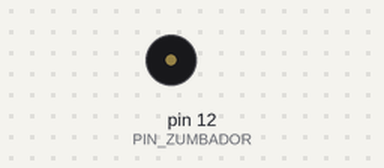
Bench run of a sketch on a simulated Arduino Uno, built with avr-gcc and run on an emulated ATmega328P. Parts: buzzer (waves = sounding).

Above: at 2.6 s.
Timing chart, 0 to 4.2 s (numbered marks = the images above):
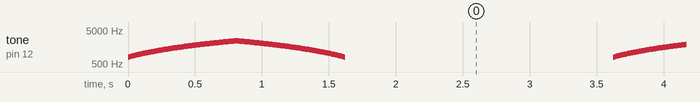

Measured:
- by itself, tone on pin 12 (PIN_ZUMBADOR): plays 800 Hz for 0.01 s, 820 Hz for 0.01 s, 840 Hz for 0.01 s, 860 Hz for 0.01 s, 880 Hz for 0.01 s, 900 Hz for 0.01 s … (5796 notes in this stretch)

The sketch:

P07b_sirena_for.ino
```cpp
/*
  P07b · Reto: sirena con "for" (solución del instructor)         Sesión 4
  ------------------------------------------------------------------
  Qué hace: el tono sube de 800 a 2400 Hz, baja de nuevo, y descansa 2 segundos.

  Conexiones: las mismas de P07b
    Zumbador PASIVO   una pata -> resistencia de 220 ohm -> pin 12 ; la otra pata -> GND

  Ideas clave:
    - Aquí el contador del "for" no cuenta vueltas: ES la frecuencia. f arranca en
      FREC_BAJA y sube de 20 en 20 hasta llegar a FREC_ALTA.
    - Para bajar se cuenta al revés: f arranca arriba, se le RESTA PASO en cada vuelta
      y el "for" sigue mientras f >= FREC_BAJA.
    - tone(pin, f) sin duración suena hasta que se llame a noTone() o se cambie la nota.
    - Cada subida o bajada tiene (2400 - 800) / 20 = 80 vueltas de 10 ms = 0,8 segundos.

  Para jugar: cambia PASO (más grande = sube a saltos), el delay(10) (más grande = más lenta)
  o los límites FREC_BAJA y FREC_ALTA.
*/

const int PIN_ZUMBADOR = 12;
const int FREC_BAJA = 800;     // Hz
const int FREC_ALTA = 2400;    // Hz
const int PASO = 20;           // Hz que cambia en cada vuelta

void setup() {
  pinMode(PIN_ZUMBADOR, OUTPUT);
}

void loop() {
  for (int f = FREC_BAJA; f <= FREC_ALTA; f = f + PASO) {   // sube
    tone(PIN_ZUMBADOR, f);
    delay(10);
  }
  for (int f = FREC_ALTA; f >= FREC_BAJA; f = f - PASO) {   // baja
    tone(PIN_ZUMBADOR, f);
    delay(10);
  }
  noTone(PIN_ZUMBADOR);
  delay(2000);
}
```
